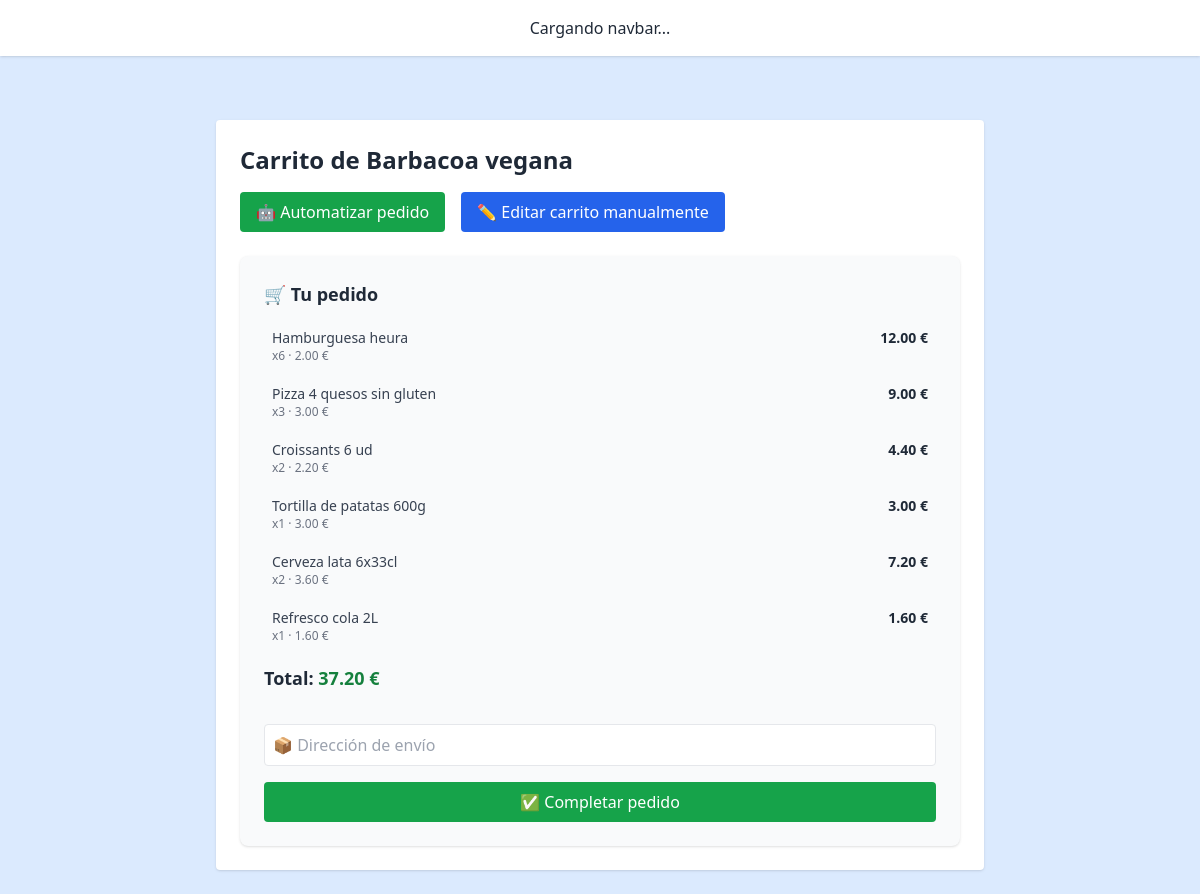
Screenshot of /cart/8/ (signed in) with the database file from the repository.
### core/models/group.py (models this page shows, shortened)
class Group(models.Model):
    name = models.CharField(max_length=100)
    creator = models.ForeignKey(UserAccount, on_delete=models.CASCADE, related_name='owned_groups')
    members = models.ManyToManyField(UserAccount, related_name='groups_in')
    people_count = models.IntegerField()
    duration_days = models.IntegerField()
    preferences = models.TextField(blank=True)
    restrictions = models.TextField(blank=True)
    created_at = models.DateTimeField(auto_now_add=True)
    high_consume = models.BooleanField(default=False)
    invite_code = models.CharField(max_length=10, unique=True, blank=True)
    description = models.TextField( blank=True,
        help_text="Descripción libre del plan del grupo. Por ejemplo: lo que quieren comer cada día o el tipo de evento"
    )

### core/models/product.py (models this page shows, shortened)
class Product(models.Model):
    name = models.TextField(max_length=100, help_text="Nombre del producto")
    price = models.DecimalField(max_digits=6, decimal_places=2, help_text="Precio del producto")
    stock = models.PositiveIntegerField(default=0, help_text="Cantidad disponible en el inventario")
    categories = models.ManyToManyField(Category, related_name='products')
    image = models.ImageField(upload_to='product_images/', blank=True, null=True, help_text="Imagen del producto")
    weight_kg = models.FloatField(
        null=True, blank=True,
        help_text="Peso total o capacidad del paquete del producto (en kilogramos o Litros). Ej: 0.5 para 500 gramos"
    )
    units = models.PositiveIntegerField(
        null=True, blank=True,
        help_text="Cantidad de unidades individuales que contiene el paquete. Ej: 6 para un pack de 6 latas"
    )
    weight_per_unit_kg = models.FloatField(
        null=True, blank=True,
        help_text="Peso o capacidad de una unidad del producto, si aplica (en kilogramos o litros). Ej: 0.33 para una lata de 330 ml"
    )
    description = models.TextField(
        blank=True,
        help_text="Descripción del producto (ingredientes, uso, etc.) para ayudar a OpenAI a planificar mejor"
    )

### core/models/cart_product.py (models this page shows, shortened)
class CartProduct(models.Model):
    cart = models.ForeignKey(Cart, on_delete=models.CASCADE, help_text="El carrito al que pertenece este producto")
    product = models.ForeignKey(Product, on_delete=models.CASCADE, help_text="El producto que está en el carrito")
    quantity = models.PositiveIntegerField(default=1, help_text="Cantidad de este producto en el carrito")

### core/views.py (the view)
# urls.py: path('cart/<int:pk>/', cart_detail_view, name='cart_detail'),
def cart_detail_view(request, pk):
    cart = get_object_or_404(Cart, pk=pk)
    if request.user not in cart.group.members.all() and not request.user.is_staff:
        return HttpResponseForbidden("No puedes ver este carrito.")
    cart_items = cart.cartproduct_set.select_related("product")
    products = [item.product for item in cart_items]
    total_price = sum(item.quantity * item.product.price for item in cart_items)
    return render(request, "core/cart_detail.html", {
        "cart": cart,
        "group": cart.group,
        "cart_items": cart_items,
        "products": products,
        "total_price": total_price,
        "explanation": None
    })

### core/templatetags/custom_filters.py (called while the page is built)
@register.filter
def multiply(value, arg):
    try:
        return float(value) * float(arg)
    except (ValueError, TypeError):
        return ''

### core/templates/core/cart_detail.html (shortened to what this page needs)
{% extends "base.html" %}
{% load custom_filters %}
{% block content %}
<div class="bg-white p-6 rounded shadow max-w-3xl mx-auto mt-10">
  <h2 class="text-2xl font-bold mb-4">Carrito de {{ group.name }}</h2>
  <div class="flex space-x-4 mb-6">
    <button
        hx-post="{% url 'cart_generate' cart.pk %}"
        hx-headers='{"X-CSRFToken": "{{ csrf_token }}"}'
        hx-target="body"
        hx-swap="outerHTML"
        class="bg-green-600 text-white px-4 py-2 rounded hover:bg-green-700"
    >
        🤖 Automatizar pedido
    </button>
    <a href="{% url 'cart_edit' cart.pk %}" class="bg-blue-600 text-white px-4 py-2 rounded hover:bg-blue-700">
      ✏️ Editar carrito manualmente
    </a>
  </div>
  <div class="bg-gray-50 rounded-lg p-6 shadow">
    <h3 class="text-lg font-bold mb-4">🛒 Tu pedido</h3>
    {% if cart_items %}
    <ul class="space-y-3 mb-4 text-sm text-gray-700">
        {% for product in products %}
          {% for item in cart_items %}
            {% if item.product.id == product.id %}
              <li
                class="flex justify-between hover:bg-blue-50 rounded px-2 py-1 transition cursor-pointer"
                hx-get="{% url 'product_detail_card' product.pk %}"
                hx-target="body"
                hx-swap="beforeend"
              >
                <div>
                  <p class="font-medium truncate">{{ product.name }}</p>
                  <p class="text-xs text-gray-500">x{{ item.quantity }} &middot; {{ product.price|floatformat:2 }} €</p>
                </div>
                <div class="font-semibold text-gray-800">
                  {% with total=product.price|multiply:item.quantity %}
                    {{ total|floatformat:2 }} €
                  {% endwith %}
                </div>
              </li>
            {% endif %}
          {% endfor %}
        {% endfor %}
    </ul>
      <p class="text-lg font-semibold mb-4">
        Total: <span class="text-green-700">{{ total_price|floatformat:2 }} €</span>
      </p>
      {% if request.user == cart.group.creator or request.user.is_staff %}
        <form method="POST" action="{% url 'order_create' cart.pk %}" class="space-y-4">
          <input type="text" name="direccion" placeholder="📦 Dirección de envío" class="w-full p-2 border rounded" required>
          <button class="w-full bg-green-600 hover:bg-green-700 text-white py-2 rounded">
            ✅ Completar pedido
          </button>
        </form>
      {% endif %}
    {% else %}
      <p class="text-gray-600">Aún no hay productos en este carrito.</p>
    {% endif %}
  </div>
{% endblock %}

### rows the page displays
Group: name "Barbacoa vegana"
Product: name "Hamburguesa heura", price "2.00"
CartProduct: quantity "6", total "12.00"
Product: name "Pizza 4 quesos sin gluten", price "3.00"
CartProduct: quantity "3", total "9.00"
Product: name "Croissants 6 ud", price "2.20"
CartProduct: quantity "2", total "4.40"
Product: name "Tortilla de patatas 600g", price "3.00"
CartProduct: quantity "1", total "3.00"
Product: name "Cerveza lata 6x33cl", price "3.60"
CartProduct: quantity "2", total "7.20"
Product: name "Refresco cola 2L", price "1.60"
CartProduct: quantity "1", total "1.60"

### other values shown
{{ total_price|floatformat:2 }} "37.20"
